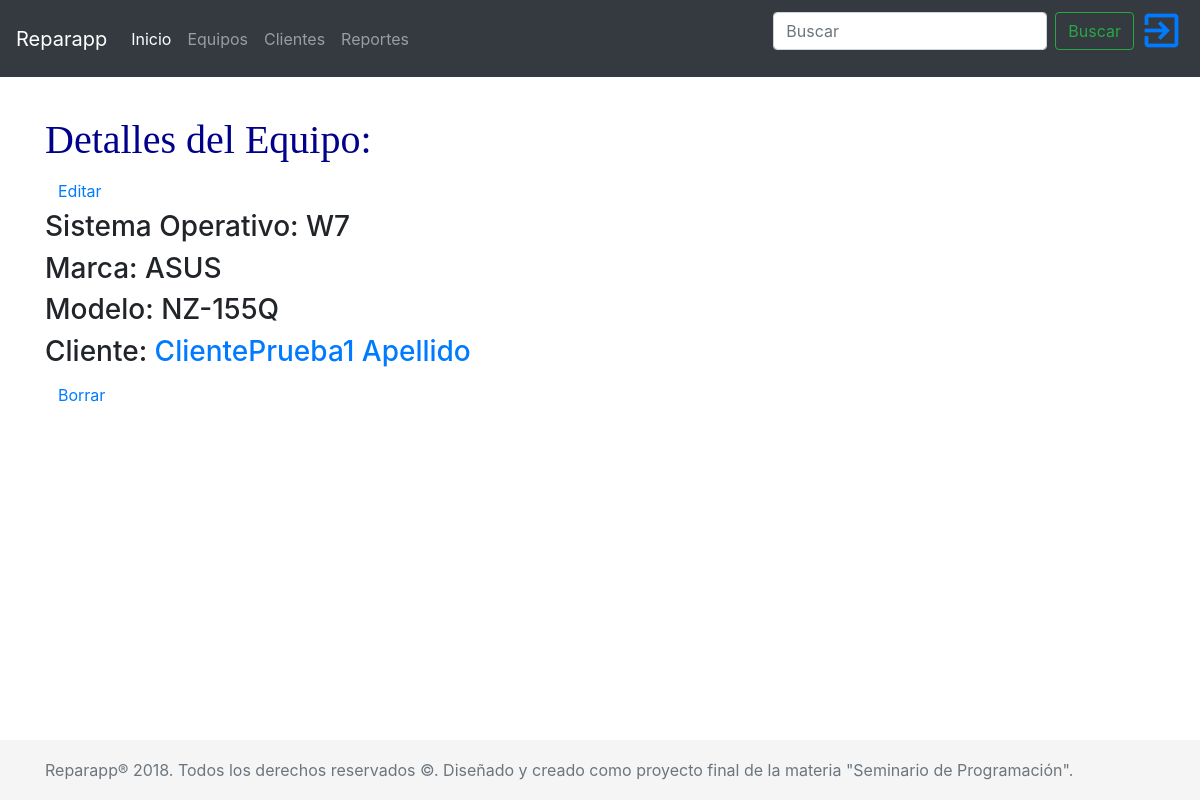
The page /equipo/1/ on the database as committed earlier.
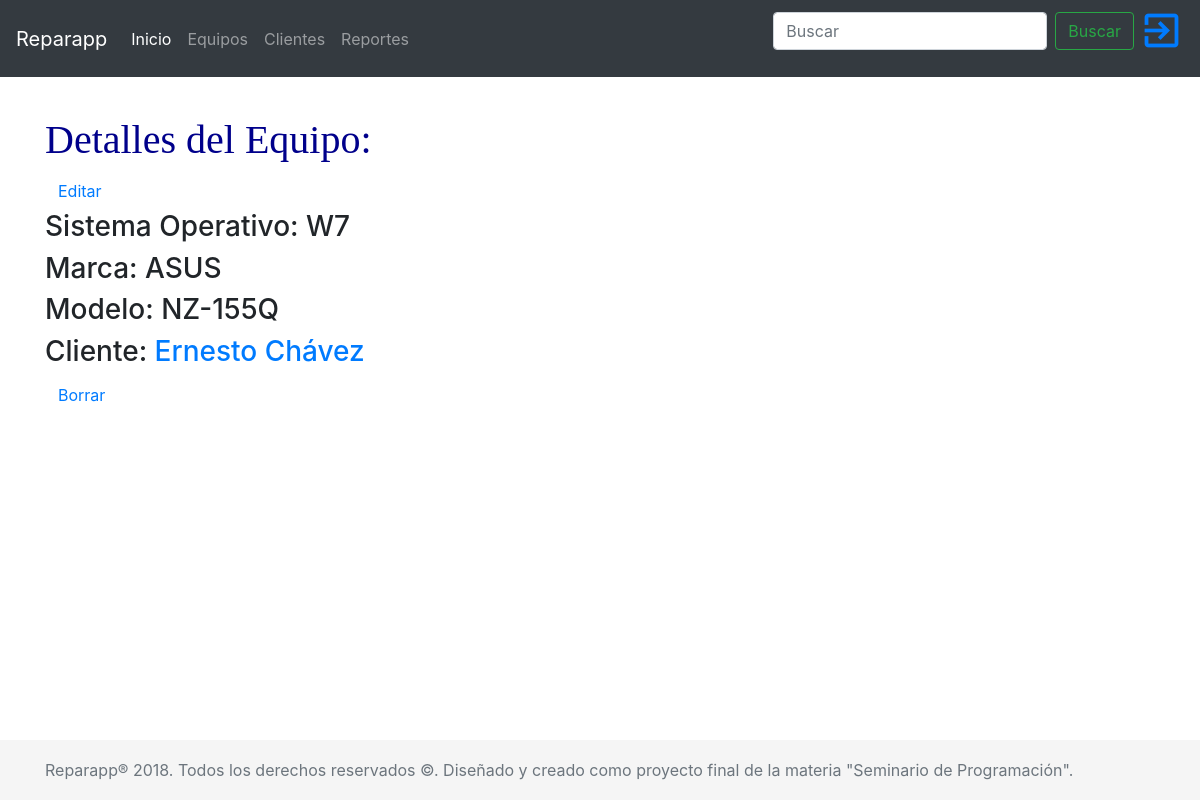
The same page on the database as committed later.
### reparapp/models.py (models this page shows, shortened)
class Equipo(models.Model):
    SISTEMAS_OPERATIVOS = (
        ('W10', 'Windows 10'),
        ('W8', 'Windows 8'),
        ('W7', 'Windows 7'),
        ('WV', 'Windows Vista'),
        ('WXP', 'Windows XP'),
        ('LINUX', 'LINUX'),
        ('OS', 'Mac OS'),
        ('UNIX', 'UNIX'),
        ('WV', 'Windows Vista'),
        ('O', 'Otro'),
    )
    INDEFINIDO = 'INDEFINIDO'
    cliente = models.ForeignKey('Cliente', on_delete=models.CASCADE)
    marca = models.CharField(max_length=30)
    modelo = models.CharField(max_length=30)
    sistema_operativo = models.CharField(
        max_length=10,
        choices=SISTEMAS_OPERATIVOS,
        default=INDEFINIDO,
    )

class Cliente(models.Model):
    nombre = models.CharField(max_length=30)
    apellido = models.CharField(max_length=40)
    correo = models.EmailField()
    telefono = PhoneNumberField()
    def __str__(self):
        return (self.nombre + " " + self.apellido)

### reparapp/views.py (the view)
# urls.py: re_path(r'^equipo/(?P<pk>\d+)/$', views.equipo_detail, name='equipo_detail'),
def equipo_detail(request, pk):
    equipo = get_object_or_404(Equipo, pk=pk)
    return render(request, 'reparapp/equipo_detail.html', {'equipo': equipo})

### reparapp/templates/reparapp/equipo_detail.html
{% extends 'reparapp/base.html' %}
{% block content %}
<div>
    <h1>Detalles del Equipo:</h1>
    <a class="btn btn-default pull-right" href="{% url 'equipo_edit' pk=equipo.pk %}">
        <span class="glyphicon glyphicon-pencil">Editar</span>
    </a>
    <h3>Sistema Operativo: {{ equipo.sistema_operativo }}</h3>
    <h3>Marca: {{ equipo.marca }}</h3>
    <h3>Modelo: {{ equipo.modelo }}</h3>
    <h3>Cliente: <a href="{% url 'cliente_detail' pk=equipo.cliente.pk %}">{{ equipo.cliente }}</a></h3>
    <a class="btn btn-default" href="{% url 'equipo_remove' pk=equipo.pk %}">
        <span class="glyphicon glyphicon-remove">Borrar</span>
    </a>
</div>
{% endblock %}

Rows that differ between the two databases and show on the page:
changed through a linked row, Equipo "ASUS": cliente "ClientePrueba1 Apellido" → "Ernesto Chávez"
